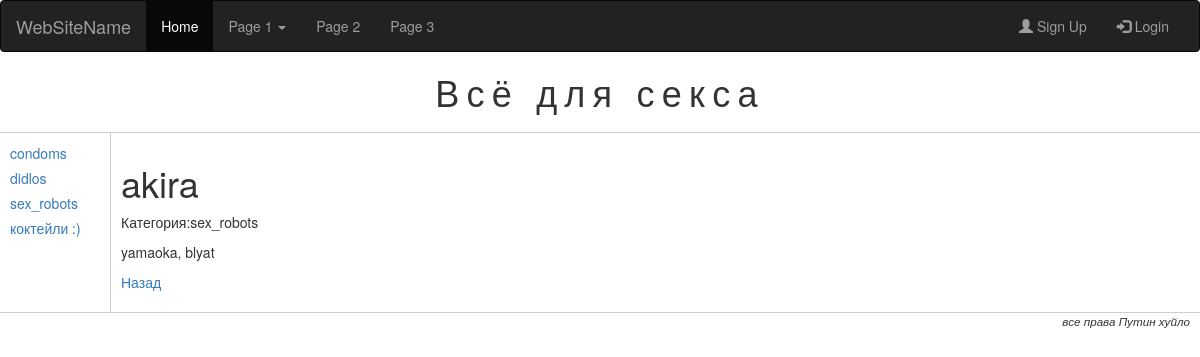
/goods/good/2/?page=1, run on the app's committed database.
### startup/models.py (models this page shows, shortened)
class Category(models.Model):
    name = models.CharField(max_length = 30, unique = True)

class Good(models.Model):
    name =  models.CharField(max_length =50, unique = True)
    description =  models.TextField()
    in_stock = models.BooleanField(default =  True, db_index = True)
    category =  models.ForeignKey(Category, null= True, blank = True, on_delete = models.SET_NULL)
    """class  Meta:
        ordering = ["-price", "name"]
        unique_together = ("category", "name", "price")
        verbose_name = "товар"
        verbose_name_plural = "товары" """

### startup/twviews.py (the view)
# urls.py: url(r'^good/(?P<good_id>\d+)/$', GoodDetailView.as_view(), name="good"),
class GoodDetailView(DetailView, CategoryListMixin):
    template_name = "good.html"
    model = Good
    pk_url_kwarg = "good_id"
    def get_context_data(self, **kwargs):
        context = super(GoodDetailView, self).get_context_data(**kwargs)
        try:
            context["pn"] = self.request.GET["page"]
        except KeyError:
            context["pn"] = 1
        return context

### startup/twviews.py (called while the page is built)
    def get_context_data(self, **kwargs):
        context = super(CategoryListMixin, self).get_context_data(**kwargs)
        context["cats"] =Category.objects.order_by("name")
        return context

### templates/good.html (shortened to what this page needs)
{% extends "base.html" %}
{% block main %}
    <h1>{{good.name}}</h1>
    <p> Категория:{{good.category.name}} </p>
    <p>{{ good.description|linebreaksbr}}</p>
    <p><a href="{% url "index" cat_id=good.category.id%}?page={{ pn }}"> Назад </a></p>
{% endblock %}

### templates/base.html (shortened to what this page needs)
{% load staticfiles %}
<!doctype html>
<html>
  <head>
  <link rel="stylesheet" href="https://maxcdn.bootstrapcdn.com/bootstrap/3.3.7/css/bootstrap.min.css">
    <link type="text/css" href ="{% static "main.css" %}" rel="stylesheet">
  </head>
  <body>
     <nav class="navbar navbar-inverse">
  <div class="container-fluid">
    <div class="navbar-header">
      <a class="navbar-brand" href="#">WebSiteName</a>
    </div>
    <div class="collapse navbar-collapse" id="myNavbar">
      <ul class="nav navbar-nav">
        <li class="active"><a href="#">Home</a></li>
        <li class="dropdown">
          <a class="dropdown-toggle" data-toggle="dropdown" href="#">Page 1 <span class="caret"></span></a>
        </li>
        <li><a href="#">Page 2</a></li>
        <li><a href="#">Page 3</a></li>
      </ul>
      <ul class="nav navbar-nav navbar-right">
        <li><a href="#"><span class="glyphicon glyphicon-user"></span> Sign Up</a></li>
        <li><a href="#"><span class="glyphicon glyphicon-log-in"></span> Login</a></li>
      </ul>
    </div>
  </div>
</nav>
    <div id = "header">
      <h1> Всё для секса </h1>
    </div>
    <div id="leftmenu">
      <ul>
        {% for cat in cats %}
          <li><a href="{% url "index" cat_id=cat.id%}">{{cat.name}}</a> </li>
        {% endfor %}
      </ul>
    </div>
    <div id="main">
       {% block main %}
       {% endblock %}
    </div>
    <div id = "footer">
        <p>все права Путин хуйло</p>
      </div>
  </body>
</html>

### static/main.css (style rules this page uses)
body { margin: 0px; padding: 0px; }
#header { text-align: center; border-bottom: 1px #cccccc solid; }
#header h1 { margin: 20px 0px 20px 0px; letter-spacing: 0.2em; }
#leftmenu { float:left; width: 100px; padding: 10px; }
#leftmenu ul { margin: 0px; padding: 0px; }
#leftmenu ul li { list-style-type: none; margin-bottom: 5px; }
#main { margin-left: 110px; border-left: 1px #cccccc solid; padding: 10px; }
#footer { text-align: right; border-top: 1px #cccccc solid; padding-right: 10px; }
#footer p { font-size: smaller; font-style: italic; }

### data on the page
Category: name "condoms"
Category: name "didlos"
Category: name "sex_robots"
Category: name "коктейли :)"
Good: name "akira", category.name "sex_robots", description "yamaoka, blyat"
